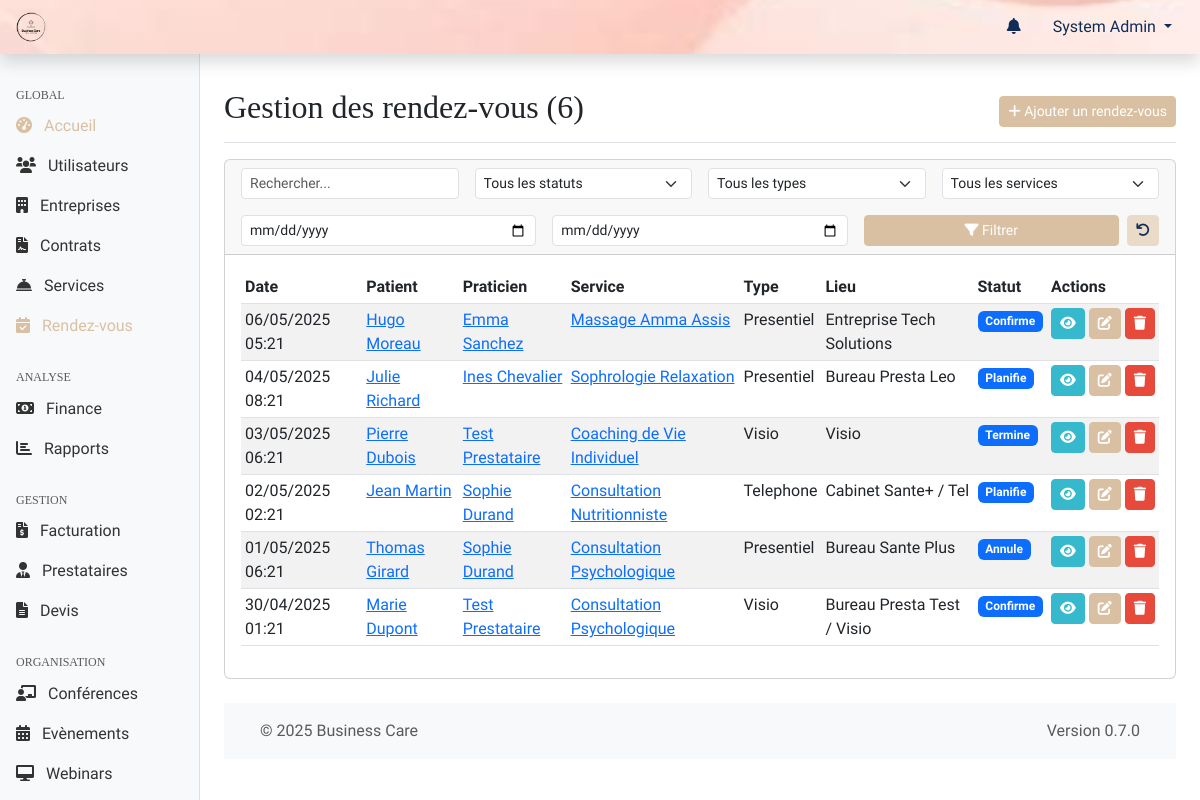
The page /web-admin/modules/appointments/index.php (signed in) on the database its author committed.
### tables this page shows
CREATE TABLE rendez_vous (
    id INT PRIMARY KEY AUTO_INCREMENT,
    personne_id INT NOT NULL,
    prestation_id INT NOT NULL,
    praticien_id INT,
    date_rdv DATETIME NOT NULL,
    duree INT NOT NULL,
    lieu VARCHAR(255),
    type_rdv ENUM('presentiel', 'visio', 'telephone', 'consultation'),
    statut ENUM('planifie', 'confirme', 'annule', 'termine', 'no_show') DEFAULT 'planifie',
    notes TEXT,
    created_at TIMESTAMP DEFAULT CURRENT_TIMESTAMP,
    updated_at TIMESTAMP DEFAULT CURRENT_TIMESTAMP ON UPDATE CURRENT_TIMESTAMP,
    FOREIGN KEY (personne_id) REFERENCES personnes(id),
    FOREIGN KEY (prestation_id) REFERENCES prestations(id),
    FOREIGN KEY (praticien_id) REFERENCES personnes(id),
    INDEX idx_date (date_rdv),
    INDEX idx_statut (statut),
    INDEX idx_praticien (praticien_id)
);

CREATE TABLE personnes (
    id INT PRIMARY KEY AUTO_INCREMENT,
    nom VARCHAR(100) NOT NULL,
    prenom VARCHAR(100) NOT NULL,
    email VARCHAR(255) UNIQUE NOT NULL,
    mot_de_passe VARCHAR(255) NOT NULL,
    telephone VARCHAR(20),
    date_naissance DATE,
    genre ENUM('M', 'F', 'Autre'),
    photo_url VARCHAR(255),
    role_id INT NOT NULL,
    entreprise_id INT,
    site_id INT NULL,
    statut ENUM('actif', 'inactif', 'en_attente', 'suspendu') DEFAULT 'actif',
    derniere_connexion DATETIME,
    created_at TIMESTAMP DEFAULT CURRENT_TIMESTAMP,
    updated_at TIMESTAMP DEFAULT CURRENT_TIMESTAMP ON UPDATE CURRENT_TIMESTAMP,
    FOREIGN KEY (role_id) REFERENCES roles(id),
    FOREIGN KEY (entreprise_id) REFERENCES entreprises(id) ON DELETE SET NULL ON UPDATE CASCADE,
    FOREIGN KEY (site_id) REFERENCES sites(id) ON DELETE SET NULL ON UPDATE CASCADE,
    INDEX idx_email (email),
    INDEX idx_role (role_id),
    INDEX idx_entreprise (entreprise_id)
);

CREATE TABLE prestations (
    id INT PRIMARY KEY AUTO_INCREMENT,
    nom VARCHAR(255) NOT NULL,
    description TEXT,
    prix DECIMAL(10,2) NOT NULL,
    duree INT,
    type ENUM('conference', 'webinar', 'atelier', 'consultation', 'evenement', 'autre') NOT NULL,
    categorie VARCHAR(100),
    niveau_difficulte ENUM('debutant', 'intermediaire', 'avance'),
    capacite_max INT,
    materiel_necessaire TEXT,
    prerequis TEXT,
    created_at TIMESTAMP DEFAULT CURRENT_TIMESTAMP,
    updated_at TIMESTAMP DEFAULT CURRENT_TIMESTAMP ON UPDATE CURRENT_TIMESTAMP,
    INDEX idx_type (type),
    INDEX idx_categorie (categorie)
);

### web-admin/includes/page_functions/modules/appointments.php (called while the page is built, shortened)
<?php
function appointmentsGetList($page = 1, $perPage = DEFAULT_ITEMS_PER_PAGE, $search = '', $status = '', $type = '', $prestationId = 0, $startDate = '', $endDate = '') {
    $params = [];
    $conditions = [];
    $whereSql = !empty($conditions) ? "WHERE " . implode(' AND ', $conditions) : '';
    $countSql = "SELECT COUNT(rv.id)
                 FROM " . TABLE_APPOINTMENTS . " rv
                 LEFT JOIN " . TABLE_USERS . " p_patient ON rv.personne_id = p_patient.id
                 LEFT JOIN " . TABLE_USERS . " p_practitioner ON rv.praticien_id = p_practitioner.id
                 LEFT JOIN " . TABLE_PRESTATIONS . " pr ON rv.prestation_id = pr.id
                 {$whereSql}";
    $totalAppointments = executeQuery($countSql, $params)->fetchColumn();
    $totalPages = ceil($totalAppointments / $perPage);
    $page = max(1, min($page, $totalPages > 0 ? $totalPages : 1));
    $offset = ($page - 1) * $perPage;
    $sql = "SELECT rv.*,
                   p_patient.nom as patient_nom, p_patient.prenom as patient_prenom,
                   p_practitioner.nom as practitioner_nom, p_practitioner.prenom as practitioner_prenom,
                   pr.nom as prestation_nom
            FROM " . TABLE_APPOINTMENTS . " rv
            LEFT JOIN " . TABLE_USERS . " p_patient ON rv.personne_id = p_patient.id
            LEFT JOIN " . TABLE_USERS . " p_practitioner ON rv.praticien_id = p_practitioner.id
            LEFT JOIN " . TABLE_PRESTATIONS . " pr ON rv.prestation_id = pr.id
            {$whereSql}
            ORDER BY rv.date_rdv DESC
            LIMIT ?, ?";
    $paramsWithPagination = array_merge($params, [(int)$offset, (int)$perPage]);
    $appointments = executeQuery($sql, $paramsWithPagination)->fetchAll();
    return [
        'appointments' => $appointments,
        'currentPage' => $page,
        'totalPages' => $totalPages,
        'totalItems' => $totalAppointments,
        'perPage' => $perPage
    ];
}
?>

### shared/web-admin/db.php (called while the page is built, shortened)
<?php
function getDbConnection()
{
    static $pdo = null;
    if ($pdo === null) {
        $dsn = "mysql:host=" . DB_HOST . ";dbname=" . DB_NAME . ";charset=" . DB_CHARSET;
        $options = [
            PDO::ATTR_ERRMODE => PDO::ERRMODE_EXCEPTION,
            PDO::ATTR_DEFAULT_FETCH_MODE => PDO::FETCH_ASSOC,
            PDO::ATTR_EMULATE_PREPARES => false,
        ];
        try {
            $pdo = new PDO($dsn, DB_USER, DB_PASS, $options);
        } catch (PDOException $e) {
            die("[FAILURE] Connexion à la base de données impossible. Veuillez réessayer plus tard. ERREUR: " . $e->getMessage());
        }
    }
    return $pdo;
}
function executeQuery($sql, $params = [])
{
    try {
        $pdo = getDbConnection();
        $stmt = $pdo->prepare($sql);
        $stmt->execute($params);
        return $stmt;
    } catch (PDOException $e) {
        die("[FAILURE] Impossible d'exécuter la requête: " . $e->getMessage());
    }
}

### web-admin/modules/appointments/index.php (the view, shortened to what this page needs)
<?php
require_once '../../includes/page_functions/modules/appointments.php';
$queryData = getQueryData();
$page = $queryData['page'] ?? 1;
$search = $queryData['search'] ?? '';
$status = $queryData['status'] ?? '';
$type = $queryData['type'] ?? '';
$prestationId = $queryData['prestationId'] ?? 0;
$startDate = $queryData['startDate'] ?? '';
$endDate = $queryData['endDate'] ?? '';
$result = appointmentsGetList($page, DEFAULT_ITEMS_PER_PAGE, $search, $status, $type, $prestationId, $startDate, $endDate);
$appointments = $result['appointments'];
$totalAppointments = $result['totalItems'];
$pageTitle = "Gestion des rendez-vous ({$totalAppointments})";
include_once '../../templates/header.php';
?>
<div class="container-fluid">
    <div class="row">
        <?php include_once '../../templates/sidebar.php'; ?>
        <main class="col-md-9 ms-sm-auto col-lg-10 px-md-4">
            <div class="d-flex justify-content-between flex-wrap flex-md-nowrap align-items-center pt-3 pb-2 mb-3 border-bottom">
                <h1 class="h2"><?php echo $pageTitle; ?></h1>
                <div class="btn-toolbar mb-2 mb-md-0">
                    <a href="<?php echo WEBADMIN_URL; ?>/modules/appointments/add.php" class="btn btn-sm btn-primary">
                        <i class="fas fa-plus"></i> Ajouter un rendez-vous
                    </a>
                </div>
            </div>
            <div class="card mb-4">
                <div class="card-header">
                    <form method="get" action="<?php echo WEBADMIN_URL; ?>/modules/appointments/index.php" class="row g-3 align-items-center">
                        <div class="col-lg-3 col-md-6">
                            <input type="text" class="form-control form-control-sm" id="search" name="search" placeholder="Rechercher..." value="<?php echo htmlspecialchars($search); ?>">
                        </div>
                        <div class="col-lg-3 col-md-6">
                            <select class="form-select form-select-sm" id="status" name="status">
                                <option value="">Tous les statuts</option>
                            </select>
                        </div>
                        <div class="col-lg-3 col-md-6">
                            <select class="form-select form-select-sm" id="type" name="type">
                                <option value="">Tous les types</option>
                            </select>
                        </div>
                        <div class="col-lg-3 col-md-6">
                            <select class="form-select form-select-sm" id="prestationId" name="prestationId">
                                <option value="0">Tous les services</option>
                            </select>
                        </div>
                        <div class="col-lg-4 col-md-6">
                            <input type="date" class="form-control form-control-sm" id="startDate" name="startDate" value="<?php echo htmlspecialchars($startDate); ?>" title="Date de début">
                        </div>
                        <div class="col-lg-4 col-md-6">
                            <input type="date" class="form-control form-control-sm" id="endDate" name="endDate" value="<?php echo htmlspecialchars($endDate); ?>" title="Date de fin">
                        </div>
                        <div class="col-lg-4 col-md-6 d-flex">
                            <button type="submit" class="btn btn-sm btn-primary w-100 me-2">
                                <i class="fas fa-filter"></i> Filtrer
                            </button>
                            <a href="<?php echo WEBADMIN_URL; ?>/modules/appointments/index.php" class="btn btn-sm btn-secondary" data-bs-toggle="tooltip" title="Réinitialiser les filtres">
                                <i class="fas fa-undo"></i>
                            </a>
                        </div>
                    </form>
                </div>
                <div class="card-body">
                    <?php if (count($appointments) > 0): ?>
                        <div class="table-responsive">
                            <table class="table table-striped table-hover table-sm">
                                <thead>
                                    <tr>
                                        <th>Date</th>
                                        <th>Patient</th>
                                        <th>Praticien</th>
                                        <th>Service</th>
                                        <th>Type</th>
                                        <th>Lieu</th>
                                        <th>Statut</th>
                                        <th>Actions</th>
                                    </tr>
                                </thead>
                                <tbody>
                                    <?php foreach ($appointments as $appointment): ?>
                                        <tr>
                                            <td><?php echo formatDate($appointment['date_rdv']); ?></td>
                                            <td>
                                                <?php if ($appointment['personne_id']): ?>
                                                <a href="<?php echo WEBADMIN_URL; ?>/modules/users/view.php?id=<?php echo $appointment['personne_id']; ?>">
                                                    <?php echo htmlspecialchars($appointment['patient_prenom'] . ' ' . $appointment['patient_nom']); ?>
                                                </a>
                                                <?php else: ?>
                                                    N/A
                                                <?php endif; ?>
                                            </td>
                                            <td>
                                                <?php if ($appointment['praticien_id']): ?>
                                                <a href="<?php echo WEBADMIN_URL; ?>/modules/users/view.php?id=<?php echo $appointment['praticien_id']; ?>">
                                                    <?php echo htmlspecialchars($appointment['practitioner_prenom'] . ' ' . $appointment['practitioner_nom']); ?>
                                                </a>
                                                <?php else: ?>
                                                    N/A
                                                <?php endif; ?>
                                            </td>
                                            <td>
                                                 <?php if ($appointment['prestation_id']): ?>
                                                <a href="<?php echo WEBADMIN_URL; ?>/modules/services/view.php?id=<?php echo $appointment['prestation_id']; ?>">
                                                    <?php echo htmlspecialchars($appointment['prestation_nom']); ?>
                                                </a>
                                                 <?php else: ?>
                                                    N/A
                                                <?php endif; ?>
                                            </td>
                                            <td><?php echo htmlspecialchars(ucfirst($appointment['type_rdv'])); ?></td>
                                            <td><?php echo htmlspecialchars($appointment['lieu'] ?: '-'); ?></td>
                                            <td><?php echo getStatusBadge($appointment['statut']); ?></td>
                                            <td class="table-actions">
                                                <a href="<?php echo WEBADMIN_URL; ?>/modules/appointments/view.php?id=<?php echo $appointment['id']; ?>" class="btn btn-sm btn-info" data-bs-toggle="tooltip" title="Voir">
                                                    <i class="fas fa-eye"></i>
                                                </a>
                                                <a href="<?php echo WEBADMIN_URL; ?>/modules/appointments/edit.php?id=<?php echo $appointment['id']; ?>" class="btn btn-sm btn-primary" data-bs-toggle="tooltip" title="Modifier">
                                                    <i class="fas fa-edit"></i>
                                                </a>
                                                <a href="<?php echo WEBADMIN_URL; ?>/modules/appointments/index.php?action=delete&id=<?php echo $appointment['id']; ?>&csrf_token=<?php echo generateToken(); ?>&<?php echo http_build_query(array_filter($queryData, fn($key) => !in_array($key, ['action', 'id', 'practitionerId', 'personId']), ARRAY_FILTER_USE_KEY)); ?>"
                                                   class="btn btn-sm btn-danger btn-delete"
                                                   data-bs-toggle="tooltip"
                                                   title="Supprimer">
                                                    <i class="fas fa-trash"></i>
                                                </a>
                                            </td>
                                        </tr>
                                    <?php endforeach; ?>
                                </tbody>
                            </table>
                        </div>
                    <?php endif; ?>
                </div>
            </div>
            <?php include_once '../../templates/footer.php'; ?>
        </main>
    </div>
</div>

### shared/web-admin/functions.php (shortened to what this page needs)
<?php
require_once 'db.php';
function formatDate($date, $format = DEFAULT_DATE_FORMAT)
{
    $timestamp = strtotime($date);
    return date($format, $timestamp);
}
function sanitizeInput($input)
{
    return $input;
}
function getQueryData()
{
    return sanitizeInput($_GET);
}
function generateToken()
{
    return $_SESSION['csrf_token'];
}
function getStatusBadge($status)
{
    $badges = [
        'actif' => 'success',
        'inactif' => 'danger',
        'en_attente' => 'warning',
        'suspendu' => 'secondary',
        'expiré' => 'danger',
        'résilié' => 'danger',
        'accepté' => 'success',
        'refusé' => 'danger',
        'confirmé' => 'success',
        'annulé' => 'danger',
        'terminé' => 'secondary',
        'planifié' => 'primary',
        'no_show' => 'danger',
        'payée' => 'success',
        'impayée' => 'danger',
        'retard' => 'warning'
    ];
    $class = isset($badges[$status]) ? $badges[$status] : 'primary';
    return '<span class="badge bg-' . $class . '">' . ucfirst($status) . '</span>';
}

### rows shown on the page
rendez_vous: date_rdv "06/05/2025 05:21", personne.nom "Hugo Moreau", praticien.nom "Emma Sanchez", prestation.nom "Massage Amma Assis", type_rdv "Presentiel", lieu "Entreprise Tech Solutions", statut "Confirme"
rendez_vous: date_rdv "04/05/2025 08:21", personne.nom "Julie Richard", praticien.nom "Ines Chevalier", prestation.nom "Sophrologie Relaxation", type_rdv "Presentiel", lieu "Bureau Presta Leo", statut "Planifie"
rendez_vous: date_rdv "03/05/2025 06:21", personne.nom "Pierre Dubois", praticien.nom "Test Prestataire", prestation.nom "Coaching de Vie Individuel", type_rdv "Visio", lieu "Visio", statut "Termine"
rendez_vous: date_rdv "02/05/2025 02:21", personne.nom "Jean Martin", praticien.nom "Sophie Durand", prestation.nom "Consultation Nutritionniste", type_rdv "Telephone", lieu "Cabinet Sante+ / Tel", statut "Planifie"
rendez_vous: date_rdv "01/05/2025 06:21", personne.nom "Thomas Girard", praticien.nom "Sophie Durand", prestation.nom "Consultation Psychologique", type_rdv "Presentiel", lieu "Bureau Sante Plus", statut "Annule"
rendez_vous: date_rdv "30/04/2025 01:21", personne.nom "Marie Dupont", praticien.nom "Test Prestataire", prestation.nom "Consultation Psychologique", type_rdv "Visio", lieu "Bureau Presta Test / Visio", statut "Confirme"

### other values the page prints
$_SESSION['user_name'] "System Admin"
$pageTitle "Gestion des rendez-vous (6)"
APP_VERSION "0.7.0"
